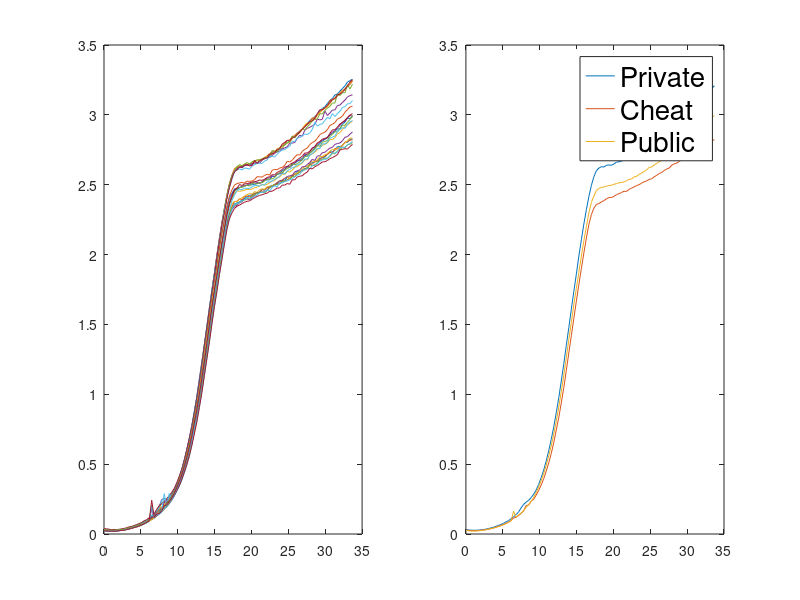
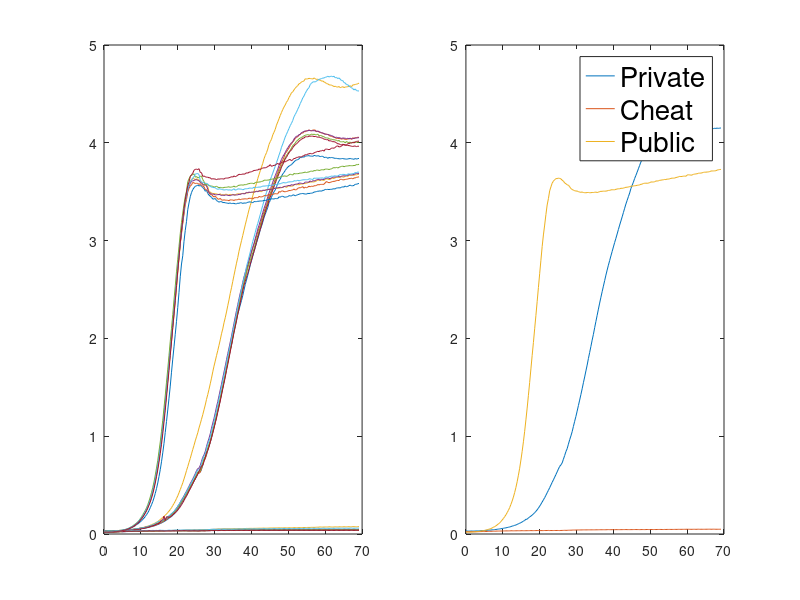
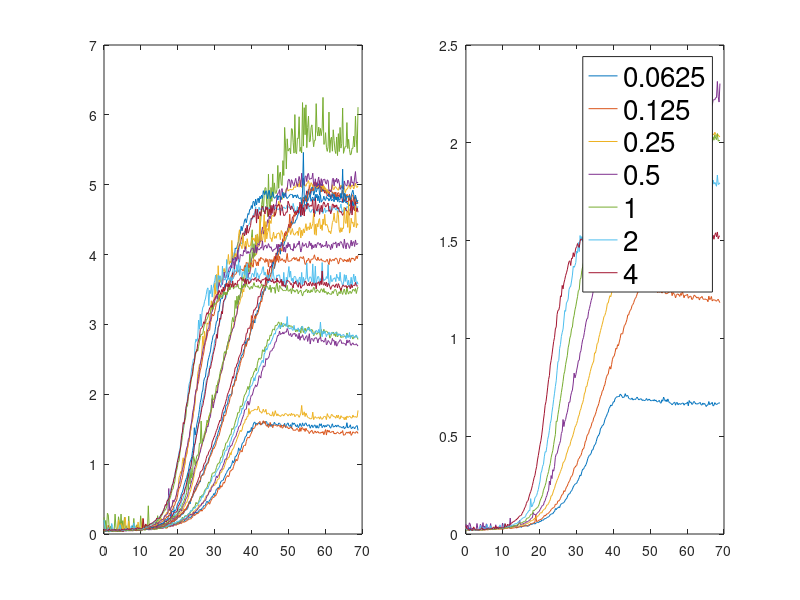

Recreate these plots in MATLAB, in order.
%% clear environment
clear;
clc;

% Sheet 1 - S288C_0410_1pct_glucose_pbprch
% Sheet 2 - S288C_0410_1pct_sucrose_pbprch
% Sheet 3 - S288C_0410_diff_sucrose_pbpr

% Sheet 4 - CENPK21C_0410_diff_sucrose_pb
% Sheet 5 - CENPK21C_0410_1pct_sugar_pb
% Sheet 6 - CENPK21C_0410_diff_sucrose_pbpr
% Sheet 7 - CENPK21C_0410_dot05pct_sucrose_pbpr
% Sheet 8 - CENPK21C_0410_1pct_glucose_pbpr

%% load data
load S288C_0410_1pct_glucose_pbprch
load S288C_0410_1pct_sucrose_pbprch
load S288C_0410_diff_sucrose_pbpr

%% unit convert from cell/microliter to gram/liter
unit = 1e6 * 4.6e-11;

%% S288C_0410_1pct_glucose_pbprch
pop_density_gL = S288C_0410_1pct_glucose_pbprch.S288C_0410_1pct_glucose_pbprch_pop_density.*unit;
time = S288C_0410_1pct_glucose_pbprch.S288C_0410_1pct_glucose_pbprch_time;
conc_pct = S288C_0410_1pct_glucose_pbprch.S288C_0410_1pct_glucose_pbprch_conc_pct;
species = {'Private','Cheat','Public'};

figure(1)
subplot(1,2,1)
for i = 1:length(conc_pct)
    plot(time,pop_density_gL(i,:));
    hold on
end

pop_density_mean_gL = [];
for i = 1:3   
    pop_density_gL_mean_unit = zeros(1,length(pop_density_gL));
    for j = (i-1)*7+1:(i-1)*7+7
        pop_density_gL_mean_unit = pop_density_gL_mean_unit + pop_density_gL(j,:);
    end
    pop_density_mean_gL = [pop_density_mean_gL;pop_density_gL_mean_unit./7];
end
subplot(1,2,2)
for i = 1:3  
    plot(time,pop_density_mean_gL(i,:));
    hold on
end
legend(species,'FontSize',20)

%% S288C_0410_1pct_sucrose_pbprch
clear pop_density_gL time conc_pct
pop_density_gL = S288C_0410_1pct_sucrose_pbprch.S288C_0410_1pct_sucrose_pbprch_pop_density.*unit;
time = S288C_0410_1pct_sucrose_pbprch.S288C_0410_1pct_sucrose_pbprch_time;
conc_pct = S288C_0410_1pct_sucrose_pbprch.S288C_0410_1pct_sucrose_pbprch_conc_pct;
species = {'Private','Cheat','Public'};

figure(2)
subplot(1,2,1)
for i = 1:length(conc_pct)
    plot(time,pop_density_gL(i,:));
    hold on
end

pop_density_mean_gL = [];
for i = 1:3   
    pop_density_gL_mean_unit = zeros(1,length(pop_density_gL));
    for j = (i-1)*7+1:(i-1)*7+7
        pop_density_gL_mean_unit = pop_density_gL_mean_unit + pop_density_gL(j,:);
    end
    pop_density_mean_gL = [pop_density_mean_gL;pop_density_gL_mean_unit./7];
end
subplot(1,2,2)
for i = 1:3  
    plot(time,pop_density_mean_gL(i,:));   
    hold on
end
legend(species,'FontSize',20)

%% S288C_0410_diff_sucrose_pbpr
clear pop_density_gL time conc_pct
pop_density_gL = S288C_0410_diff_sucrose_pbpr.S288C_0410_diff_sucrose_pbpr_pop_density.*unit;
time = S288C_0410_diff_sucrose_pbpr.S288C_0410_diff_sucrose_pbpr_time;
conc_pct = S288C_0410_diff_sucrose_pbpr.S288C_0410_diff_sucrose_pbpr_conc_pct;
species = {'0.0625','0.125','0.25','0.5','1','2','4'};

figure(3)
subplot(1,2,1)
for i = 1:21
    plot(time,pop_density_gL(i,:));
    hold on
end

pop_density_mean_gL = [];
for i = 1:7   
    pop_density_gL_mean_unit = zeros(1,length(pop_density_gL));
    for j = (i-1)*3+1:(i-1)*3+3
        pop_density_gL_mean_unit = pop_density_gL_mean_unit + pop_density_gL(j,:);
    end
    pop_density_mean_gL = [pop_density_mean_gL;pop_density_gL_mean_unit./7];
end
subplot(1,2,2)
for i = 1:7  
    plot(time,pop_density_mean_gL(i,:));
    hold on
end
legend(species,'FontSize',20)
